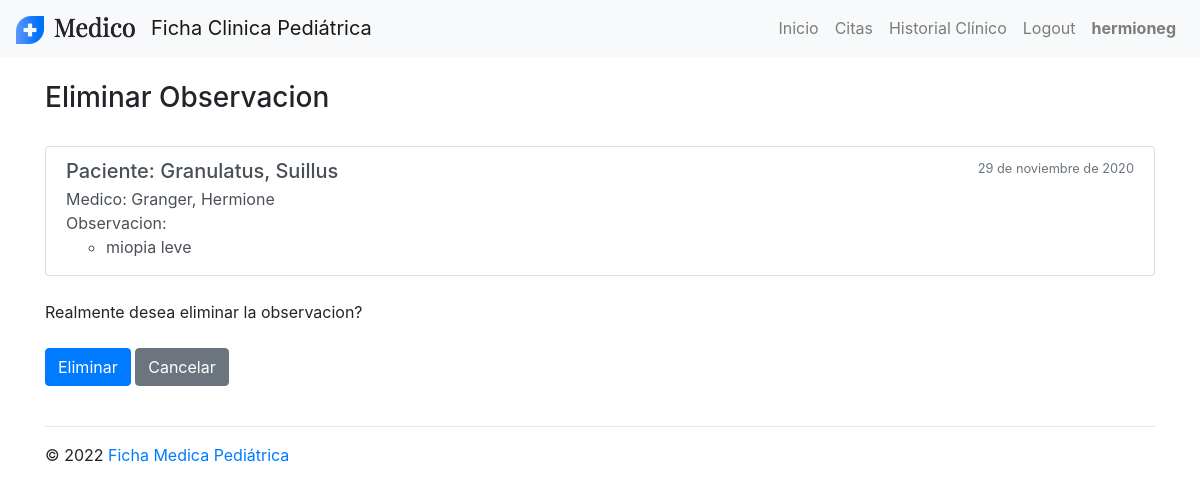
The app's page /historial/eliminarobservacion/1 (signed in) with its own data.
### pacientes/models.py (models this page shows)
class Paciente(models.Model):
    apellido = models.CharField('nombre del paciente', max_length = 50)
    nombre = models.CharField('apellido del paciente', max_length = 50)
    dni = models.CharField('dni del paciente', max_length = 10)
    activo = models.BooleanField(default=True)
    def __str__(self):
        return f'{str(self.apellido).capitalize()}, {str(self.nombre).capitalize()}'

### historial/models.py (models this page shows, shortened)
class HistorialObservacion(models.Model):
    paciente = models.ForeignKey(Paciente, on_delete = models.RESTRICT, related_name='hcpacientes')
    doctor = models.ForeignKey(User, on_delete = models.RESTRICT, related_name='hcdoctores')
    fecha = models.DateField()
    observacion = models.CharField(max_length=1000)

### historial/views.py (the view)
# urls.py: path("eliminarobservacion/<int:id_observacion>", views.EliminarObservacion, name="eliminarobservacion"),
def EliminarObservacion(request, id_observacion):
    contexto = logueadoComo(request, ['gerencia', 'profesional']) # solo profesional accede a esto
    if contexto: # hay contexto entonces es profesional
        try: # se busca la observacion y paciente
            observacion = get_object_or_404(HistorialObservacion, id = id_observacion)
            paciente = observacion.paciente
        except Exception:
            raise Http404('no existe la observacion')
        contexto['observacion'] = observacion
        contexto['paciente'] = paciente
        if request.method == 'POST': # el usuario confirmó la eliminacion mediante POST?
            observacion.delete()
            return redirect("historial:historialpaciente", id_paciente=paciente.id)
        else: # es la carga inicial de la pagina eliminar
            return render(request, "historial/eliminarobservacion.html", contexto)
    else: #no es profesional
        return HttpResponseRedirect(reverse("paginas:inicio"))

### usuarios/utilidades.py (called while the page is built)
def estado_auth(request):
    contexto = {}
    contexto['autenticado'] = request.user.is_authenticated
    contexto['usuario'] = request.user
    contexto['id_usuario'] = request.user.id
    contexto['grupos'] = [grupo['name'] for grupo in request.user.groups.all().values('name')]
    contexto['grupos_v'] = ', '.join(contexto['grupos'])
    contexto['id_pedidoactual'] = request.session['id_pedidoactual'] if 'id_pedidoactual' in request.session else None # verifica id_pedidoactual en sesion
    return contexto

def logueadoComo(request, grupo):
    pars = estado_auth(request)
    if set(grupo).intersection(pars['grupos']):
        return pars

### historial/templates/historial/eliminarobservacion.html (shortened to what this page needs)
{% extends "paginas/_layout.html" %}
{% block contenido %}
    <br>
    <h3>Eliminar Observacion</h3>
    <br>
    <ul class="list-group">
        <li class="list-group-item list-group-item-action flex-column align-items-start">
            <div class="d-flex w-100 justify-content-between">
                <h5 class="mb-1">
                    <div>Paciente: {{ paciente }}</div>
                </h5>
                <small class="text-muted">{{observacion.fecha}} </small>
            </div>
            <div>Medico: {{observacion.doctor.last_name|title}}, {{observacion.doctor.first_name|title}}</div>
            <div>Observacion:
                <ul>
                    <li>
                        <p class="mb-1">{{observacion.observacion}}</p>
                    </li>
                </ul>
            </div>
        </li>
    </ul>
    <br>
    <div>Realmente desea eliminar la observacion?</div>
    <br>
    <form method="POST" enctype="multipart/form-data">
        <input type="submit" class="btn btn-primary" value="Eliminar">
        <input type="button" class="btn btn-secondary"  name="cancelar" value="Cancelar" onClick="location.href='{% url 'historial:historialpaciente' id_paciente=paciente.id %}';" />
    </form>
{% endblock contenido %}

### paginas/templates/paginas/_layout.html (shortened to what this page needs)
<!DOCTYPE html>
<html>
  <head>
    <link rel="stylesheet" href="https://maxcdn.bootstrapcdn.com/bootstrap/4.0.0/css/bootstrap.min.css" />
  </head>
  <body>
    <nav class="navbar navbar-expand-md navbar-light bg-light justify-content-between">
      <a class="navbar-brand" href={% url 'paginas:inicio' %}>
        {% load static %}
        <img src="{% static 'img/icono.png' %}" width="119" height="28" alt="">
      <a class="navbar-brand" href={% url 'paginas:inicio' %}>Ficha Clinica Pediátrica</a>
      <div class="collapse navbar-collapse" id="navbar0">
        <ul class="navbar-nav ml-auto mt-2 mt-lg-0">
          <li class="nav-item ">
            <a class="nav-link" href="{% url 'paginas:inicio' %}">Inicio<span class="sr-only">(current)</span></a>
          </li>
          {% if 'secretaria' in grupos or 'profesional' in grupos  or 'gerencia' in grupos %}
            <li class="nav-item">
              <a class="nav-link" href="{% url 'turnos:listado' %}">Citas</a>
            </li>
          {% endif %}
          {% if 'profesional' in grupos or 'gerencia' in grupos %}
            <li class="nav-item">
              <a class="nav-link" href="{% url 'historial:listado' %}">Historial Clínico</a>
            </li>
          {% endif %}
          {% if autenticado %}
            <li class="nav-item">
              <a class="nav-link" href="{% url 'usuarios:logout' %}">Logout</a>
            </li>
          {% else %}
            <li class="nav-item">
              <a class="nav-link" href="{% url 'usuarios:login' %}">Login</a>
            </li>
          {% endif %}
          <li class="nav-item">
            <a class="nav-link" href="{% url 'paginas:acercade' %}">
            {% if user.is_authenticated %}
              <strong>{{ usuario }}</strong>
            {% else %}
              acerca de
            {% endif %}
            </a>
          </li>
        </ul>
      </div>
    </nav>
    <div class="container">{% block contenido %} {% endblock contenido %}</div>
    <footer class="page-footer font-small mdb-color pt-4">
      <div class="container text-center text-md-left">
        <hr>
        <div class="row d-flex align-items-center">
          <div class="col-md-7 col-lg-8">
            <p class="text-center text-md-left">© 2022 <a href={% url 'paginas:inicio' %}>Ficha Medica Pediátrica</a></p>
          </div>
        </div>
      </div>
    </footer>
  </body>
</html>

### records on screen
Paciente: apellido+nombre "Granulatus, Suillus", cancelar "Cancelar"
HistorialObservacion: fecha "29 de noviembre de 2020", doctor.last_name "Granger", doctor.first_name "Hermione", observacion "miopia leve"

### other values on screen
{{ usuario }} "hermioneg"
